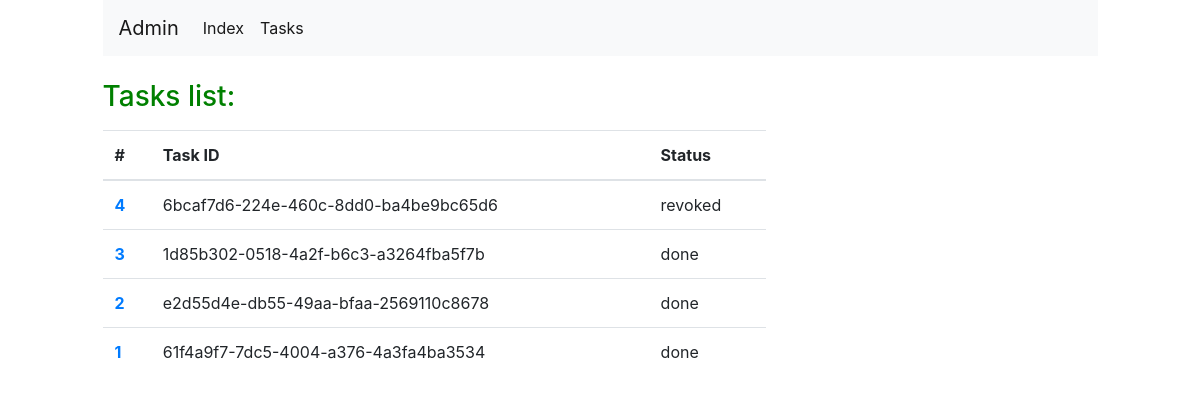
/tasks/, run on an earlier commit of the app's database.
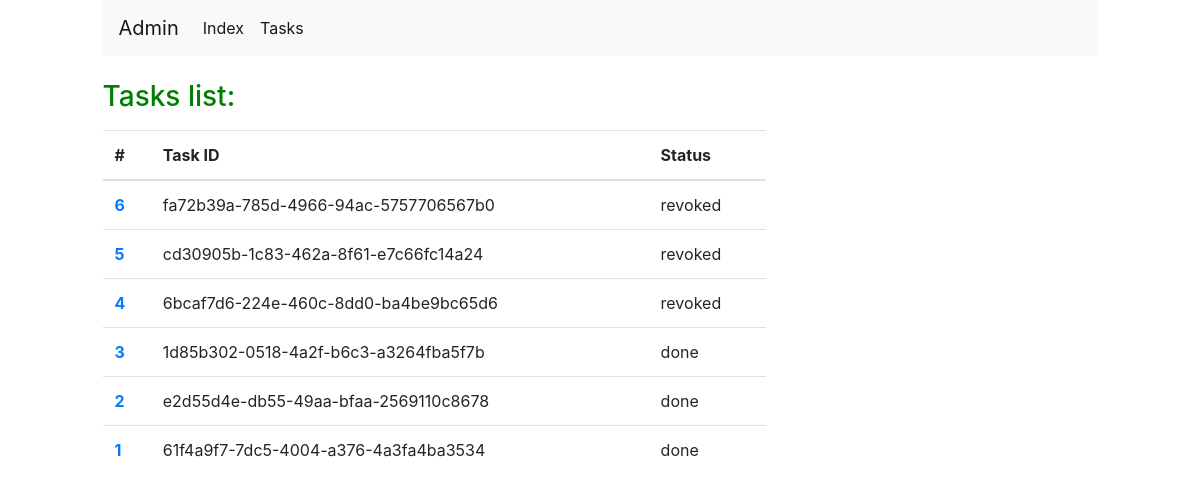
And on a later commit of the database.
### ping/models.py (models this page shows, shortened)
class Task(models.Model):
    states = (
        (1, "created"),
        (2, "running"),
        (3, "done"),
        (4, "revoked"),
    )
    celery_task_id = models.CharField(max_length=255, blank=True, null=True)
    status = models.IntegerField(choices=states, default=1)
    hosts = models.ManyToManyField(HostStatus)
    class Meta:
        ordering = ('-id',)
    def get_state_display(self):
        return self.states[self.status - 1][1]

### ping/views.py (the view)
# urls.py: path('tasks/', tasks_list, name='tasks_list'),
def tasks_list(request):
    tasks = Task.objects.all()[:10]
    context = {
        'tasks': tasks
    }
    return render(request, 'tasks.html', context)

### templates/tasks.html (shortened to what this page needs)
{% load static %}
<!DOCTYPE html>
<html lang="en">
<head>
    <link rel="stylesheet" href="https://cdn.jsdelivr.net/npm/bootstrap@4.3.1/dist/css/bootstrap.min.css">
    <link rel="stylesheet" href="{% static 'styles.css' %}">
</head>
<body>
    <div class="continer">
        <div class="row">
            <div class="col-10 mx-auto">
                <div class="mb-3">
                {% include "navbar.html" %}
                </div>
            </div>
        </div>
        <div class="row">
            <div class="col-10 mx-auto mt-2">
                <h3 class="mb-3">Tasks list:</h3>
                <table class="table col-8">
                    <thead>
                      <tr>
                        <th scope="col">#</th>
                        <th scope="col">Task ID</th>
                        <th scope="col">Status</th>
                      </tr>
                    </thead>
                    <tbody>
                        {% for task in tasks %}
                          <tr>
                            <th scope="row"><a href="{% url 'ping_task_run' task.id %}">{{ task.pk }}</a></th>
                              <td>{{ task.celery_task_id }}</td>
                              <td>{{ task.get_state_display }}</td>
                          </tr>
                        {% endfor %}
                    </tbody>
                  </table>
            </div>
        </div>
    </div>
</body>
</html>

### templates/navbar.html (shortened to what this page needs)
<nav class="navbar navbar-expand-lg navbar-light bg-light">
    <a class="navbar-brand" href="{% url 'index' %}">Admin</a>
    <div class="collapse navbar-collapse" id="navbarNav">
      <ul class="navbar-nav">
        <li class="nav-item active">
          <a class="nav-link" href="{% url 'index' %}">Index</a>
        </li>
        <li class="nav-item active">
          <a class="nav-link" href="{% url 'tasks_list' %}">Tasks</a>
        </li>
      </ul>
    </div>
  </nav>

### static/styles.css (style rules this page uses)
h3 { color: green; }

What changed in the data, as far as the page shows it:
added Task: pk "6", celery_task_id "fa72b39a-785d-4966-94ac-5757706567b0", state "revoked"
added Task: pk "5", celery_task_id "cd30905b-1c83-462a-8f61-e7c66fc14a24", state "revoked"
